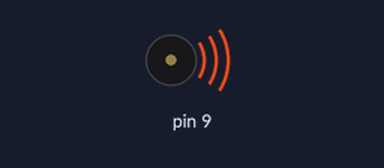
This sketch was run on a simulated Arduino Uno, built with avr-gcc and run on an emulated ATmega328P. On the bench: buzzer (waves = sounding).

Above: at 0.1 s.
At 2.8 s:
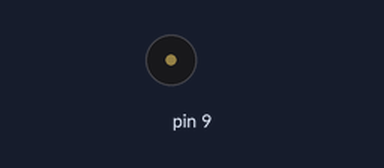
Timing chart, 0 to 4.3 s (numbered marks = the images above):
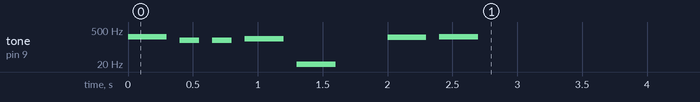

The sketch:

tone.ino
```cpp
 void setup() {
  tone(9, 260);
  delay(300);

  noTone(9);
  delay(100);

  tone(9, 190);
  delay(150);

  noTone(9);
  delay(100);

  tone(9, 190);
  delay(150);

  noTone(9);
  delay(100);

  tone(9, 220);
  delay(300);

  noTone(9);
  delay(100);

  tone(9, 10);
  delay(300);

  noTone(9);
  delay(400);

  tone(9, 250);
  delay(300);

  noTone(9);
  delay(100);

  tone(9, 260);
  delay(300);

  noTone(9);

}

void loop() {

}
```
